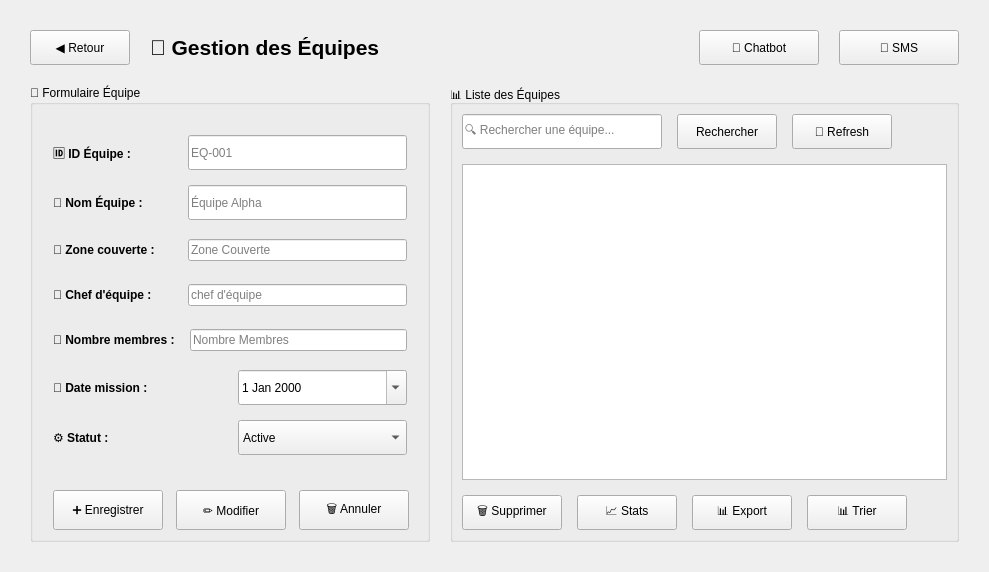
      <widget class="QWidget" name="pageEquipes">
       <layout class="QVBoxLayout" name="layoutEquipes">
        <property name="spacing">
         <number>20</number>
        </property>
        <property name="leftMargin">
         <number>30</number>
        </property>
        <property name="topMargin">
         <number>30</number>
        </property>
        <property name="rightMargin">
         <number>30</number>
        </property>
        <property name="bottomMargin">
         <number>30</number>
        </property>
        <item>
         <layout class="QHBoxLayout" name="headerEquipes">
          <item>
           <widget class="QPushButton" name="btnRetourEquipes">
            <property name="minimumSize">
             <size>
              <width>100</width>
              <height>35</height>
             </size>
            </property>
            <property name="text">
             <string>◀ Retour</string>
            </property>
           </widget>
          </item>
          <item>
           <widget class="QLabel" name="labelTitleEquipes">
            <property name="font">
             <font>
              <pointsize>16</pointsize>
              <bold>true</bold>
             </font>
            </property>
            <property name="text">
             <string>👥 Gestion des Équipes</string>
            </property>
           </widget>
          </item>
          <item>
           <spacer name="headerSpacerEquipes">
            <property name="orientation">
             <enum>Qt::Orientation::Horizontal</enum>
            </property>
            <property name="sizeHint" stdset="0">
             <size>
              <width>40</width>
              <height>20</height>
             </size>
            </property>
           </spacer>
          </item>
          <item>
           <widget class="QPushButton" name="btnChatbotEquipes">
            <property name="minimumSize">
             <size>
              <width>120</width>
              <height>35</height>
             </size>
            </property>
            <property name="text">
             <string>🤖 Chatbot</string>
            </property>
           </widget>
          </item>
          <item>
           <widget class="QPushButton" name="btnSMS">
            <property name="minimumSize">
             <size>
              <width>120</width>
              <height>35</height>
             </size>
            </property>
            <property name="text">
             <string>📱 SMS</string>
            </property>
           </widget>
          </item>
         </layout>
        </item>
        <item>
         <layout class="QHBoxLayout" name="contentEquipes">
          <property name="spacing">
           <number>20</number>
          </property>
          <item>
           <widget class="QGroupBox" name="groupBoxEquipes">
            <property name="minimumSize">
             <size>
              <width>400</width>
              <height>0</height>
             </size>
            </property>
            <property name="maximumSize">
             <size>
              <width>400</width>
              <height>16777215</height>
             </size>
            </property>
            <property name="title">
             <string>📝 Formulaire Équipe</string>
            </property>
            <layout class="QVBoxLayout" name="formLayoutEquipes">
             <property name="spacing">
              <number>15</number>
             </property>
             <property name="leftMargin">
              <number>20</number>
             </property>
             <property name="topMargin">
              <number>30</number>
             </property>
             <property name="rightMargin">
              <number>20</number>
             </property>
             <item>
              <layout class="QHBoxLayout" name="layoutIdEquipe">
               <item>
                <widget class="QLabel" name="labelIdEquipe">
                 <property name="minimumSize">
                  <size>
                   <width>120</width>
                   <height>30</height>
                  </size>
                 </property>
                 <property name="font">
                  <font>
                   <bold>true</bold>
                  </font>
                 </property>
                 <property name="text">
                  <string>🆔 ID Équipe :</string>
                 </property>
                </widget>
               </item>
               <item>
                <widget class="QLineEdit" name="idEQ">
                 <property name="minimumSize">
                  <size>
                   <width>0</width>
                   <height>35</height>
                  </size>
                 </property>
                 <property name="styleSheet">
                  <string notr="true"/>
                 </property>
                 <property name="placeholderText">
                  <string>EQ-001</string>
                 </property>
                </widget>
               </item>
              </layout>
             </item>
             <item>
              <layout class="QHBoxLayout" name="layoutNomEquipe">
               <item>
                <widget class="QLabel" name="labelNomEquipe">
                 <property name="minimumSize">
                  <size>
                   <width>120</width>
                   <height>30</height>
                  </size>
                 </property>
                 <property name="font">
                  <font>
                   <bold>true</bold>
                  </font>
                 </property>
                 <property name="text">
                  <string>👥 Nom Équipe :</string>
                 </property>
                </widget>
               </item>
               <item>
                <widget class="QLineEdit" name="nomEQ">
                 <property name="minimumSize">
                  <size>
                   <width>0</width>
                   <height>35</height>
                  </size>
                 </property>
                 <property name="placeholderText">
                  <string>Équipe Alpha</string>
                 </property>
                </widget>
               </item>
              </layout>
             </item>
             <item>
              <layout class="QHBoxLayout" name="layoutZoneEquipe">
               <item>
                <widget class="QLabel" name="labelZoneEquipe">
                 <property name="minimumSize">
                  <size>
                   <width>120</width>
                   <height>30</height>
                  </size>
                 </property>
                 <property name="font">
                  <font>
                   <bold>true</bold>
                  </font>
                 </property>
                 <property name="text">
                  <string>📍 Zone couverte :</string>
                 </property>
                </widget>
               </item>
               <item>
                <widget class="QLineEdit" name="zoneCEQ">
                 <property name="placeholderText">
                  <string>Zone Couverte</string>
                 </property>
                </widget>
               </item>
              </layout>
             </item>
             <item>
              <layout class="QHBoxLayout" name="layoutChefEquipe">
               <item>
                <widget class="QLabel" name="labelChefEquipe">
                 <property name="minimumSize">
                  <size>
                   <width>120</width>
                   <height>30</height>
                  </size>
                 </property>
                 <property name="font">
                  <font>
                   <bold>true</bold>
                  </font>
                 </property>
                 <property name="text">
                  <string>👤 Chef d'équipe :</string>
                 </property>
                </widget>
               </item>
               <item>
                <widget class="QLineEdit" name="chefEQ">
                 <property name="placeholderText">
                  <string>chef d'équipe</string>
                 </property>
                </widget>
               </item>
              </layout>
             </item>
             <item>
              <layout class="QHBoxLayout" name="layoutMembresEquipe">
               <item>
                <widget class="QLabel" name="labelMembresEquipe">
                 <property name="minimumSize">
                  <size>
                   <width>120</width>
                   <height>30</height>
                  </size>
                 </property>
                 <property name="font">
                  <font>
                   <bold>true</bold>
                  </font>
                 </property>
                 <property name="text">
                  <string>👥 Nombre membres :</string>
                 </property>
                </widget>
               </item>
               <item>
                <widget class="QLineEdit" name="nbMembresEQ">
                 <property name="placeholderText">
                  <string>Nombre Membres</string>
                 </property>
                </widget>
               </item>
              </layout>
             </item>
             <item>
              <layout class="QHBoxLayout" name="layoutDateEquipe">
               <item>
                <widget class="QLabel" name="labelDateEquipe">
                 <property name="minimumSize">
                  <size>
                   <width>120</width>
                   <height>30</height>
                  </size>
                 </property>
                 <property name="font">
                  <font>
                   <bold>true</bold>
                  </font>
                 </property>
                 <property name="text">
                  <string>📅 Date mission :</string>
                 </property>
                </widget>
               </item>
               <item>
                <widget class="QDateEdit" name="dateEQ">
                 <property name="minimumSize">
                  <size>
                   <width>0</width>
                   <height>35</height>
                  </size>
                 </property>
                 <property name="calendarPopup">
                  <bool>true</bool>
                 </property>
                </widget>
               </item>
              </layout>
             </item>
             <item>
              <layout class="QHBoxLayout" name="layoutStatutEquipe">
               <item>
                <widget class="QLabel" name="labelStatutEquipe">
                 <property name="minimumSize">
                  <size>
                   <width>120</width>
                   <height>30</height>
                  </size>
                 </property>
                 <property name="font">
                  <font>
                   <bold>true</bold>
                  </font>
                 </property>
                 <property name="text">
                  <string>⚙️ Statut :</string>
                 </property>
                </widget>
               </item>
               <item>
                <widget class="QComboBox" name="statutEQ">
                 <property name="minimumSize">
                  <size>
                   <width>0</width>
                   <height>35</height>
                  </size>
                 </property>
                 <item>
                  <property name="text">
                   <string>Active</string>
                  </property>
                 </item>
                 <item>
                  <property name="text">
                   <string>En mission</string>
                  </property>
                 </item>
                 <item>
                  <property name="text">
                   <string>En repos</string>
                  </property>
                 </item>
                 <item>
                  <property name="text">
                   <string>Formation</string>
                  </property>
                 </item>
                </widget>
               </item>
              </layout>
             </item>
             <item>
              <spacer name="formSpacerEquipes">
               <property name="orientation">
                <enum>Qt::Orientation::Vertical</enum>
               </property>
               <property name="sizeHint" stdset="0">
                <size>
                 <width>20</width>
                 <height>20</height>
                </size>
               </property>
              </spacer>
             </item>
             <item>
              <layout class="QHBoxLayout" name="buttonsFormEquipes">
               <item>
                <widget class="QPushButton" name="enrgstEQ">
                 <property name="minimumSize">
                  <size>
                   <width>110</width>
                   <height>40</height>
                  </size>
                 </property>
                 <property name="text">
                  <string>➕ Enregistrer</string>
                 </property>
                </widget>
               </item>
               <item>
                <widget class="QPushButton" name="modifEQ">
                 <property name="minimumSize">
                  <size>
                   <width>110</width>
                   <height>40</height>
                  </size>
                 </property>
                 <property name="text">
                  <string>✏️ Modifier</string>
                 </property>
                </widget>
               </item>
               <item>
                <widget class="QPushButton" name="anulEQ">
                 <property name="minimumSize">
                  <size>
                   <width>110</width>
                   <height>40</height>
                  </size>
                 </property>
                 <property name="text">
                  <string>🗑️ Annuler</string>
                 </property>
                </widget>
               </item>
              </layout>
             </item>
            </layout>
           </widget>
          </item>
          <item>
           <widget class="QGroupBox" name="groupBoxTableEquipes">
            <property name="title">
             <string>📊 Liste des Équipes</string>
            </property>
            <layout class="QVBoxLayout" name="tableLayoutEquipes">
             <property name="spacing">
              <number>15</number>
             </property>
             <item>
              <layout class="QHBoxLayout" name="toolbarEquipes">
               <item>
                <widget class="QLineEdit" name="rechEQ">
                 <property name="minimumSize">
                  <size>
                   <width>200</width>
                   <height>35</height>
                  </size>
                 </property>
                 <property name="placeholderText">
                  <string>🔍 Rechercher une équipe...</string>
                 </property>
                </widget>
               </item>
               <item>
                <widget class="QPushButton" name="rechercheEQ">
                 <property name="minimumSize">
                  <size>
                   <width>100</width>
                   <height>35</height>
                  </size>
                 </property>
                 <property name="text">
                  <string>Rechercher</string>
                 </property>
                </widget>
               </item>
               <item>
                <widget class="QPushButton" name="refreshEQ">
                 <property name="minimumSize">
                  <size>
                   <width>100</width>
                   <height>35</height>
                  </size>
                 </property>
                 <property name="text">
                  <string>🔄 Refresh</string>
                 </property>
                </widget>
               </item>
               <item>
                <spacer name="toolbarSpacerEquipes">
                 <property name="orientation">
                  <enum>Qt::Orientation::Horizontal</enum>
                 </property>
                 <property name="sizeHint" stdset="0">
                  <size>
                   <width>40</width>
                   <height>20</height>
                  </size>
                 </property>
                </spacer>
               </item>
              </layout>
             </item>
             <item>
              <widget class="QTableView" name="tableViewEQ">
               <property name="minimumSize">
                <size>
                 <width>0</width>
                 <height>300</height>
                </size>
               </property>
               <property name="alternatingRowColors">
                <bool>true</bool>
               </property>
               <property name="selectionBehavior">
                <enum>QAbstractItemView::SelectionBehavior::SelectRows</enum>
               </property>
              </widget>
             </item>
             <item>
              <layout class="QHBoxLayout" name="actionButtonsEquipes">
               <item>
                <widget class="QPushButton" name="supEQ">
                 <property name="minimumSize">
                  <size>
                   <width>100</width>
                   <height>35</height>
                  </size>
                 </property>
                 <property name="text">
                  <string>🗑️ Supprimer</string>
                 </property>
                </widget>
               </item>
               <item>
                <widget class="QPushButton" name="statEQ">
                 <property name="minimumSize">
                  <size>
                   <width>100</width>
                   <height>35</height>
                  </size>
                 </property>
                 <property name="text">
                  <string>📈 Stats</string>
                 </property>
                </widget>
               </item>
               <item>
                <widget class="QPushButton" name="exportEQ">
                 <property name="minimumSize">
                  <size>
                   <width>100</width>
                   <height>35</height>
                  </size>
                 </property>
                 <property name="text">
                  <string>📊 Export</string>
                 </property>
                </widget>
               </item>
               <item>
                <widget class="QPushButton" name="trieEQ">
                 <property name="minimumSize">
                  <size>
                   <width>100</width>
                   <height>35</height>
                  </size>
                 </property>
                 <property name="text">
                  <string>📊 Trier</string>
                 </property>
                </widget>
               </item>
               <item>
                <spacer name="actionSpacerEquipes">
                 <property name="orientation">
                  <enum>Qt::Orientation::Horizontal</enum>
                 </property>
                 <property name="sizeHint" stdset="0">
                  <size>
                   <width>40</width>
                   <height>20</height>
                  </size>
                 </property>
                </spacer>
               </item>
              </layout>
             </item>
            </layout>
           </widget>
          </item>
         </layout>
        </item>
       </layout>
      </widget>
